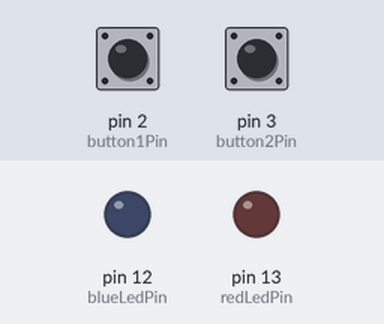
Bench run of a sketch on a simulated Arduino Uno, built with avr-gcc and run on an emulated ATmega328P. Shown: output pins drawn as LEDs (lit = HIGH). The test bench sets the inputs (shaded band); at power-on: pin 2 (button1Pin) LOW, pin 3 (button2Pin) LOW.

Above: at 1.2 s.
1.3 s: pin 2 (button1Pin) pulled HIGH for 0.15 s
At 1.37 s:
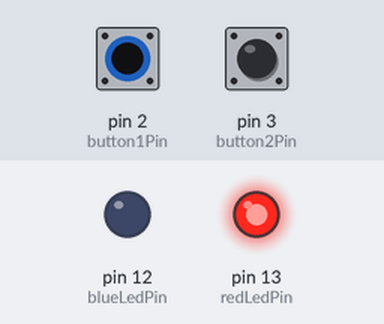
2.9 s: pin 3 (button2Pin) pulled HIGH for 0.15 s
At 2.97 s:
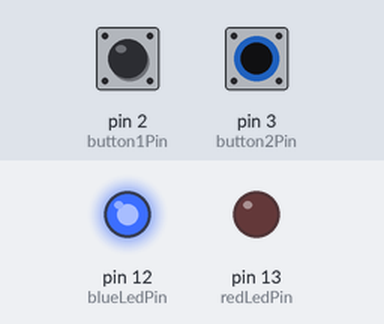
4.5 s: pin 3 (button2Pin) pulled HIGH for 3.2 s
At 8.4 s:
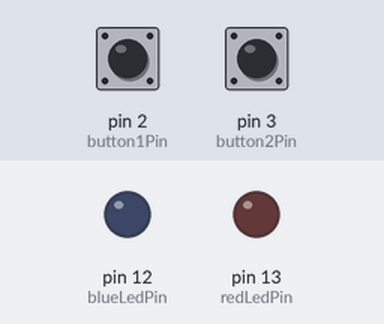
9.2 s: pin 2 (button1Pin) pulled HIGH for 3.2 s
At 9.6 s:
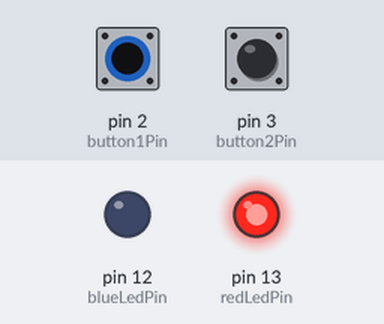
13.9 s: pin 2 (button1Pin) driven HIGH and pin 3 (button2Pin) driven HIGH
At 14.3 s:
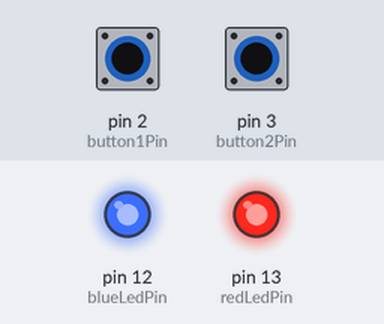
Timing chart, 0 to 16.4 s (numbered marks = the images above; inputs shaded):
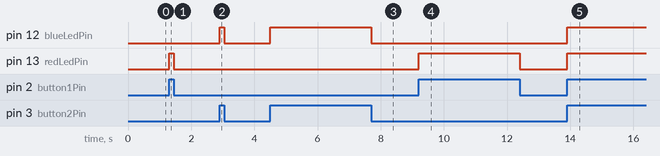

The sketch:

lab_5_level_2.ino
```cpp
int blueLedPin = 12 ; //The blue LED is connected pin 12 of the Arduino.
int redLedPin = 13;
int button1Pin = 2;
int button2Pin = 3; //The SW1 button is connect to pin 3 of the Arduino.

void setup() { //The Setup function runs once
pinMode(blueLedPin, OUTPUT); //Setup blue LED pin as an output pin.
pinMode(redLedPin, OUTPUT);
pinMode(button1Pin, INPUT); //Setup button1 pin as an input pin.
}

void loop() { //The loop function runs forever.
  if (digitalRead(button2Pin) == HIGH) { //Check to see if button1 is pressed.
  	digitalWrite(blueLedPin, HIGH);//Turn on the blue LED.
  } else {
  	digitalWrite(blueLedPin, LOW); //Turn off the blue LED.
  }
  if (digitalRead(button1Pin) == HIGH) { //Check to see if button1 is pressed.
  	digitalWrite(redLedPin, HIGH);//Turn on the blue LED.
  } else {
  	digitalWrite(redLedPin, LOW); //Turn off the blue LED.
  }
}
```

Measured:
- after the input at 1.3 s, pin 13 (redLedPin): LOW → HIGH at once, → LOW 0.15 s later
- after the input at 2.9 s, pin 12 (blueLedPin): LOW → HIGH at once, → LOW 0.15 s later
- after the input at 4.5 s, pin 12 (blueLedPin): LOW → HIGH at once, → LOW 3.2 s later
- after the input at 9.2 s, pin 13 (redLedPin): LOW → HIGH at once, → LOW 3.2 s later
- after the input at 13.9 s, pin 12 (blueLedPin), pin 13 (redLedPin): LOW → HIGH at once
